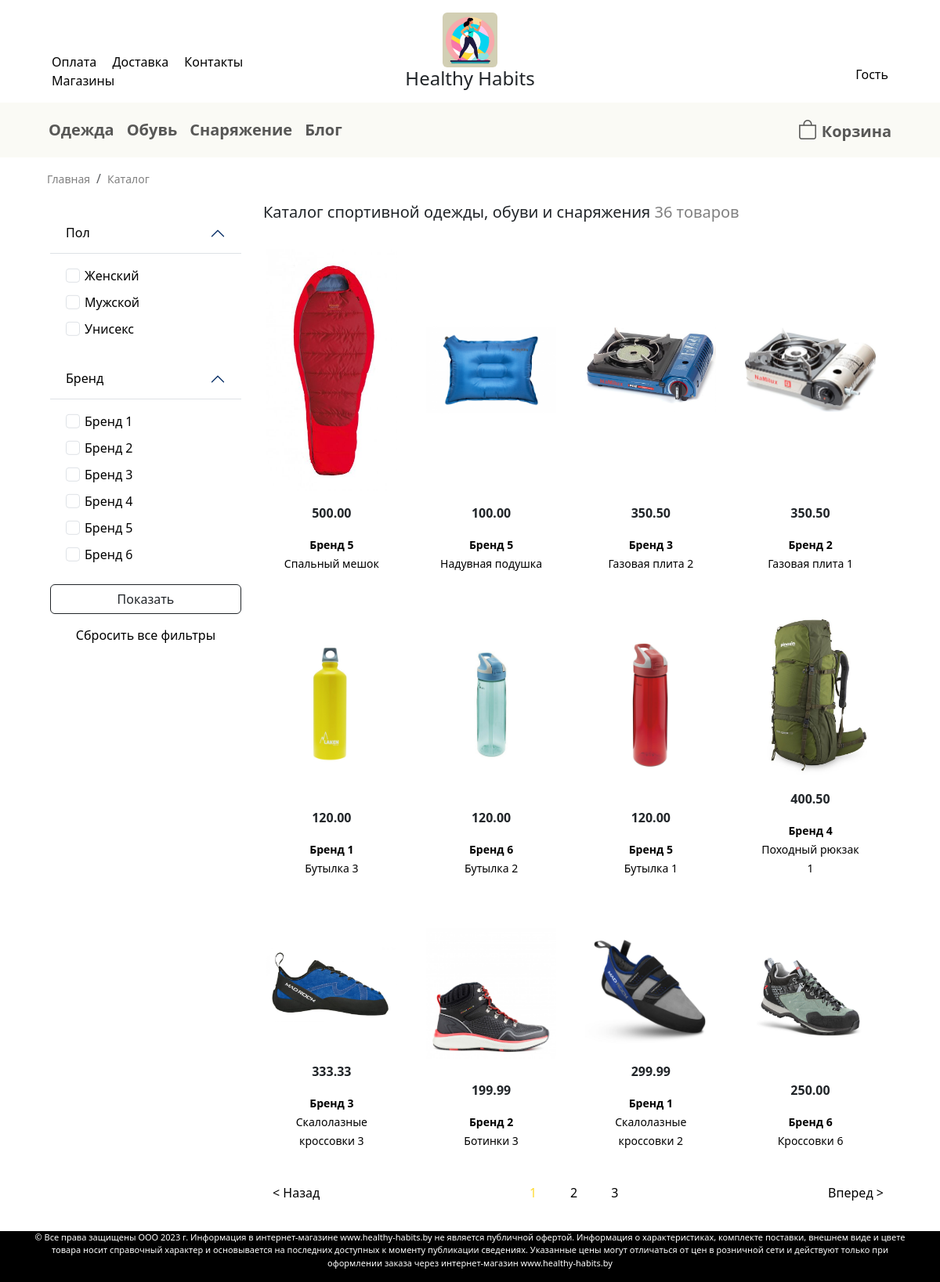
/catalog, run on the app's committed database.
### catalog/models.py (models this page shows, shortened)
class Product(models.Model):
    name = models.CharField(verbose_name='Название', max_length=100)
    category = models.ForeignKey(Category, on_delete=models.CASCADE, verbose_name='Категория')
    gender = models.ForeignKey(Gender, on_delete=models.CASCADE, verbose_name='Пол', null=True, blank=True)
    description = models.TextField(verbose_name='Описание', max_length=1000)
    price = models.FloatField(verbose_name='Цена')
    brand = models.ForeignKey(Brand, on_delete=models.CASCADE, verbose_name='Бренд')
    image = models.ImageField(verbose_name='Изображение', upload_to='static/images/product_photos')
    date_added = models.DateTimeField(auto_now_add=True, verbose_name='Дата создания')
    date_updated = models.DateTimeField(auto_now=True, verbose_name='Дата обновления')
    objects = models.Manager()
    @staticmethod
    def get_category(category, ru_keys=False, pk=False):
        data = {'en': ('wear', 'shoes', 'equipment'), 'ru': ('Одежда', 'Обувь', 'Снаряжение'), 'pk': (1, 2, 3)}
        keys = data['ru'] if ru_keys else data['en']
        values = data['pk'] if pk else data['en'] if ru_keys else data['ru']
        dct = {k: v for k, v in zip(keys, values)}
        return dct.get(category)
    def get_url(self):
        return f'/catalog/{self.get_category(category=str(self.category), ru_keys=True)}/{self.pk}'
    class Meta:
        verbose_name = 'товар'
        verbose_name_plural = 'товары'
        ordering = ['date_updated']

class Brand(models.Model):
    name = models.CharField(verbose_name='Название', max_length=50)
    description = models.TextField(verbose_name='Описание', max_length=1000, null=True, blank=True)
    image = models.ImageField(verbose_name='Изображение', upload_to='static/images/brand_logos', null=True, blank=True)
    date_added = models.DateTimeField(auto_now_add=True, verbose_name='Дата создания')
    date_updated = models.DateTimeField(auto_now=True, verbose_name='Дата обновления')
    objects = models.Manager()
    class Meta:
        verbose_name = 'бренд'
        verbose_name_plural = 'бренды'
        ordering = ['name']

### catalog/views.py (the view)
# urls.py: path('catalog', views.ProductListView.as_view(), name='catalog'),  # каталог всех товаров
class ProductListView(ListView):
    model = Product
    paginate_by = 12
    form_class = ProductFilterForm
    def get_queryset(self):
        queryset = super().get_queryset()
        category = self.kwargs.get('category')
        gender = self.request.GET.getlist('gender')
        brand = self.request.GET.getlist('brand')
        queryset = queryset.filter(category=Product.get_category(category=category, pk=True)) if category else queryset
        queryset = queryset.filter(gender__in=gender) if gender else queryset
        queryset = queryset.filter(brand__in=brand) if brand else queryset
        return queryset.order_by('-date_added')
    def get_context_data(self, **kwargs):
        context = super().get_context_data(**kwargs)
        category = self.kwargs.get('category')
        context['category'] = Product.get_category(category=category)
        context['category'] = 'Каталог' if not context['category'] else context['category']
        selected_pks = list(map(str, self.get_queryset().values_list('pk', flat=True)))  # список ключей товаров
        selected_gender = self.request.GET.getlist('gender')  # список выбранных фильтров пола
        selected_brand = self.request.GET.getlist('brand')  # список выбранных фильтров бренда
        context['form'] = ProductFilterForm(
            selected_pks=selected_pks, selected_gender=selected_gender, selected_brand=selected_brand
        )
        page = context['page_obj']
        context['paginator_range'] = page.paginator.get_elided_page_range(number=page.number, on_each_side=2, on_ends=1)
        return context

### catalog/forms.py
class ProductFilterForm(forms.Form):
    gender = forms.MultipleChoiceField(
        label='Пол', choices=[],
        widget=forms.CheckboxSelectMultiple(attrs={'class': 'form-check-input', 'type': 'checkbox'}), required=False)
    brand = forms.MultipleChoiceField(
        label='Бренд', choices=[],
        widget=forms.CheckboxSelectMultiple(attrs={'class': 'form-check-input', 'type': 'checkbox'}), required=False)
    def __init__(self, selected_gender=None, selected_brand=None, selected_pks=None, *args, **kwargs):
        super().__init__(*args, **kwargs)
        if selected_gender:
            self.fields['gender'].initial = selected_gender
        if selected_brand:
            self.fields['brand'].initial = selected_brand
        if selected_pks:
            queryset = Product.objects.filter(pk__in=selected_pks)
            gender_objects = Gender.objects.filter(product__in=queryset).distinct()
            brand_objects = Brand.objects.filter(product__in=queryset).distinct()
            self.fields['gender'].choices = [(i.id, i.name) for i in gender_objects]
            self.fields['brand'].choices = [(i.id, i.name) for i in brand_objects]

### catalog/context_processors.py (called while the page is built)
def common_context(request):
    context = {}
    if not request.user.is_authenticated:
        context['unauthenticated'] = True
    else:
        context = create_admin_pages(request, context)
        context = create_cart_table(request, context)
    return context

### catalog/models.py (called while the page is built)
    def __str__(self):
        return self.name

### catalog/templatetags/my_filters.py (called while the page is built)
@register.filter
def batch(lst, size):
    n = len(lst)
    rows = n // size
    if n % size:
        rows += 1
    return [lst[i:i+size] for i in range(0, n, size)]

@register.filter
def price_format(numb):
    n = "{:.2f}".format(numb)
    return n

@register.filter
def product_count(count):
    r = f'{count} товаров' if count in range(11, 20) else None
    for k, v in {(1, ): 'товар', (2, 3, 4): 'товара', (0, 5, 6, 7, 8, 9): 'товаров'}.items():
        if not r and int(str(count)[-1]) in k:
            r = f'{count} {v}'
    return r

@register.simple_tag(takes_context=True)
def smart_url(context, **kwargs):
    d = context['request'].GET.copy()
    for k, v in kwargs.items():
        d[k] = v
    for k in [k for k, v in d.items() if not v]:
        del d[k]
    return d.urlencode()

### templates/catalog/product_list.html (shortened to what this page needs)
{% extends "base.html" %}
{% load static %}
{% load my_filters  %}
{% block styles %}
    {{ block.super }}
    <link rel="stylesheet" type="text/css" href="{% static 'css/main.css' %}">
    <link rel="stylesheet" type="text/css" href="{% static 'css/catalog.css' %}">
{% endblock styles %}
{% block content %}
    <nav aria-label="breadcrumb">
        <ol class="breadcrumb">
            <li class="breadcrumb-item"><a class="link-minor" href="/">Главная</a></li>
            <li class="breadcrumb-item active" aria-current="page"><a class="text-minor">{{ category }}</a></li>
        </ol>
    </nav>
    <div class="row">
        <div class="col-3 p-3">
            <form method="GET">
                <div class="accordion accordion-flush" id="accordionPanelsStayOpenExample">
                    {% for field in form %}
                        <div class="accordion-item">
                            <h2 class="accordion-header" id="panelsStayOpen-heading-{{ forloop.counter }}">
                                <button class="accordion-button" type="button" data-bs-toggle="collapse" data-bs-target="#panelsStayOpen-collapse-{{ forloop.counter }}" aria-expanded="true" aria-controls="panelsStayOpen-collapse-{{ forloop.counter }}">
                                    {{ field.label }}
                                </button>
                            </h2>
                            <div id="panelsStayOpen-collapse-{{ forloop.counter }}" class="accordion-collapse collapse show" aria-labelledby="panelsStayOpen-heading-{{ forloop.counter }}">
                                <div class="accordion-body">
                                    {% for choice in field %}
                                        <div class="form-check" style="margin-bottom: 10px;">
                                            {{ choice }}
                                        </div>
                                    {% endfor %}
                                </div>
                            </div>
                        </div>
                    {% endfor %}
                </div>
                <div class="d-grid gap-2 text-center" style="padding-bottom: 15px">
                    <button type="submit" class="btn btn-outline-dark">Показать</button>
                </div>
                <div class="text-center">
                    <a href="{{ request.path }}" class="link-main">Сбросить все фильтры</a>
                </div>
            </form>
        </div>
        <div class="col-9">
            <p class="lead">
            {% if category == 'Одежда' %}
            Купить спортивную одежду
            {% elif category == 'Обувь' %}
            Купить спортивную обувь
            {% elif category == 'Снаряжение' %}
            Купить спортивное снаряжение
            {% else %}
            Каталог спортивной одежды, обуви и снаряжения
            {% endif %} <a style="color: gray;">{{ paginator.count|product_count }}</a></p>
            {% for row in product_list|batch:4 %}
                <div class="row">
                    {% for product in row %}
                        <div class="card card-catalog border-0 w-25 p-3 text-center" style="margin-right: 5px; margin-bottom: 5px;">
                            <div class="h-75 image-wrapper">
                                <img src="/{{ product.image }}" class="img-fluid">
                            </div>
                            <div class="card-body">
                                <p><strong>{{ product.price|price_format }}</strong></p>
                                <a href="{{ product.get_url }}" class="stretched-link">
                                    <small><strong>{{ product.brand.name }}</strong></small><br>
                                    <small>{{ product.name }}</small>
                                </a>
                            </div>
                        </div>
                    {% endfor %}
                </div>
            {% endfor %}
            {% if paginator.num_pages > 1 %}
                {% include "common/pagination.html" %}
            {% endif %}
        </div>
    </div>
{% endblock content %}

### static/css/main.css (style rules this page uses)
label { cursor: pointer; }
.link-main { color: black; text-decoration: none; }
.link-minor { color: gray; text-decoration: none; font-size: 14px; }
.text-minor { color: gray; text-decoration: none; font-size: 14px; }

### static/css/catalog.css (style rules this page uses)
button.accordion-button { background-color: #fff !important; color: #000 !important; border: none !important; }
.accordion-item { border: none !important; }
.card-catalog { max-width: 24% !important; }
.card a { color: black; text-decoration: none; }
.form-check { color: black; }
.image-wrapper { position: relative; display: flex; align-items: center; height: 100vh; }
.image-wrapper img { margin-left: auto; margin-right: auto; max-height: 100%; max-width: 100%; }
input[type="checkbox"] { font: inherit; color: black; width: 1.15em; height: 1.15em; border-radius: 0.15em; transform: translateY(-0.075em); display: grid; place-content: center; }
input[type="checkbox"]::before { content: ""; width: 0.65em; height: 0.65em; clip-path: polygon(14% 44%, 0 65%, 50% 100%, 100% 16%, 80% 0%, 43% 62%); transform: scale(0); transform-origin: center; transition: 120ms transform ease-in-out; box-shadow: none; background-color: black; }

### data on the page
Product: image (picture), price "500.00", brand.name "Бренд 5", name "Спальный мешок"
Product: image (picture), price "100.00", brand.name "Бренд 5", name "Надувная подушка"
Product: image (picture), price "350.50", brand.name "Бренд 3", name "Газовая плита 2"
Product: image (picture), price "350.50", brand.name "Бренд 2", name "Газовая плита 1"
Product: image (picture), price "120.00", brand.name "Бренд 1", name "Бутылка 3"
Product: image (picture), price "120.00", brand.name "Бренд 6", name "Бутылка 2"
Product: image (picture), price "120.00", brand.name "Бренд 5", name "Бутылка 1"
Product: image (picture), price "400.50", brand.name "Бренд 4", name "Походный рюкзак 1"
Product: image (picture), price "333.33", brand.name "Бренд 3", name "Скалолазные кроссовки 3"
Product: image (picture), price "199.99", brand.name "Бренд 2", name "Ботинки 3"
Product: image (picture), price "299.99", brand.name "Бренд 1", name "Скалолазные кроссовки 2"
Product: image (picture), price "250.00", brand.name "Бренд 6", name "Кроссовки 6"

### other printed values
{{ category }} "Каталог"
{{ field.label }} "Пол" "Бренд"
{{ paginator.count|product_count }} "36 товаров"
{{ num }} "1" "2" "3"
